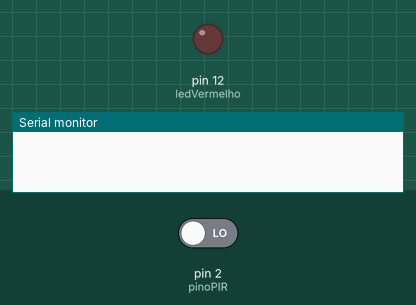
This sketch was run on a simulated Arduino Uno, built with avr-gcc and run on an emulated ATmega328P. Shown: output pins drawn as LEDs (lit = HIGH), the last lines printed to the serial monitor. The inputs (shaded band) are chosen by the test bench; at power-on: pin 2 (pinoPIR) LOW.

Above: at 2.2 s.
2.3 s: pin 2 (pinoPIR) driven HIGH
At 3.2 s:
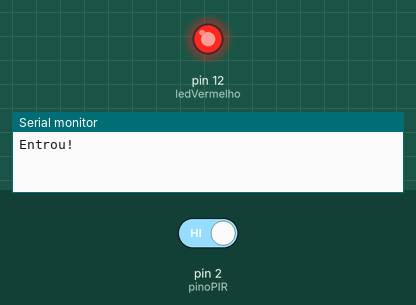
Timing chart, 0 to 9.5 s (numbered marks = the images above; inputs shaded):
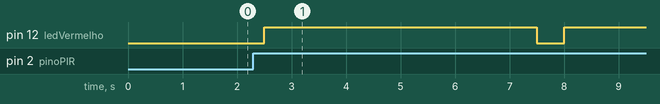

The sketch:

ledsensormov.ino
```cpp
const byte ledVermelho = 12;
const byte pinoPIR = 2;

void setup(){
  Serial.begin(115200);
  pinMode(ledVermelho,OUTPUT);
  delay(1000);
  digitalWrite(ledVermelho, LOW);
}

void loop(){
if (digitalRead(pinoPIR) == HIGH){
  Serial.println("Entrou!");
  digitalWrite(ledVermelho, HIGH);
  delay(5000);
  digitalWrite(ledVermelho, LOW);
}
delay(500);
}
```

Measured:
- after the input at 2.3 s, pin 12 (ledVermelho): LOW → HIGH after 0.20 s, → LOW 5.0 s later, → HIGH 0.50 s later
